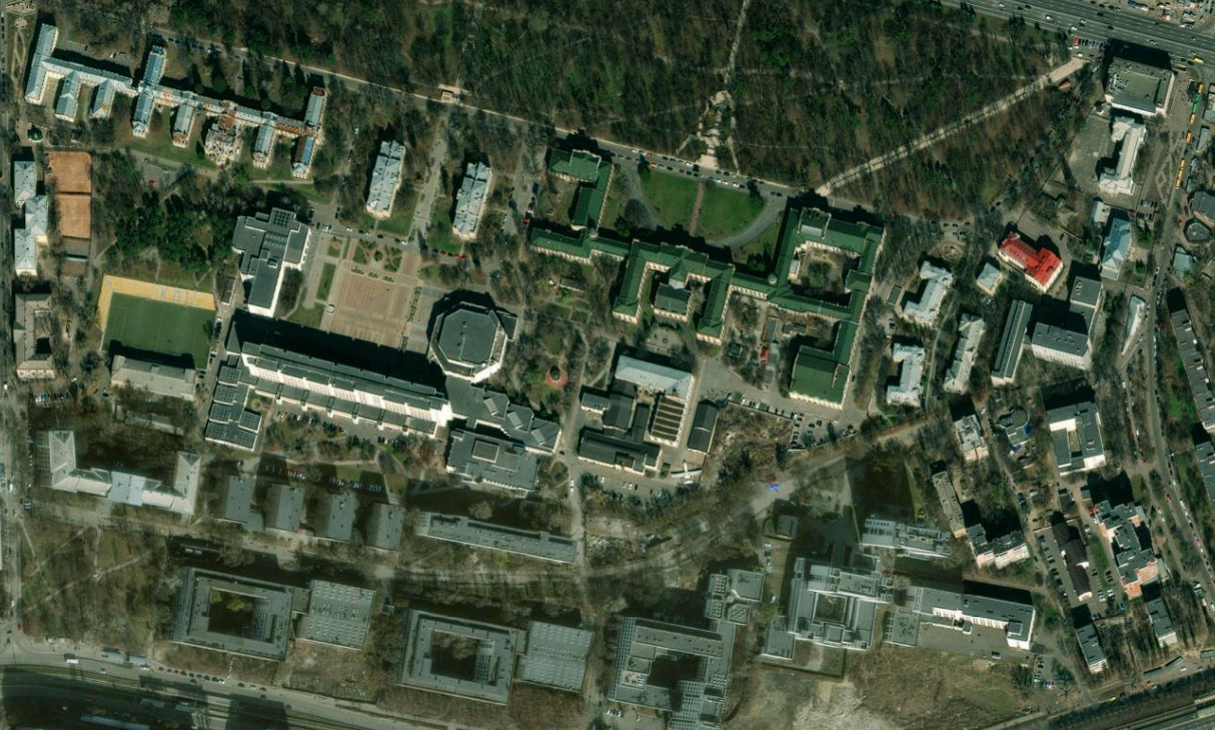
#> input picture Lab3/kpi_bing.png, 1215 x 730 px
$ python Lab3_bing.py
#> lines starting #> are read from the running program, lines starting #| are printed output that depends on the picture; after the words box and inside, x2 and y2 are one past the last pixel; in counts of white or black regions, pixels touching at a corner belong together
import cv2
import numpy as np
from matplotlib import pyplot as plt
import matplotlib
from shapely.geometry import Polygon

matplotlib.use('TkAgg')


def image_read(file_path):
#> called with file_path = 'kpi_bing.png'
    image = cv2.imread(file_path)
#> image is the input picture: shape (730, 1215, 3); mean B, G, R 61.1, 81.2, 68.3
    image = cv2.cvtColor(image, cv2.COLOR_BGR2RGB)

    plt.imshow(image)
    plt.axis('off')
    plt.title('Input Image')
    plt.show()
    return image


def gray_scale(image):
    gray = cv2.cvtColor(image, cv2.COLOR_RGB2GRAY)
    return gray


def equalize_histogram(image):
    gray = cv2.cvtColor(image, cv2.COLOR_RGB2GRAY)
    equalized = cv2.equalizeHist(gray)
    return equalized


def clahe_enhancement(image):
    gray = cv2.cvtColor(image, cv2.COLOR_RGB2GRAY)
    clahe = cv2.createCLAHE(clipLimit=2.0, tileGridSize=(8, 8))
    enhanced = clahe.apply(gray)

    return enhanced


def bilateral_filter(image):
    filtered = cv2.bilateralFilter(image, d=9, sigmaColor=75, sigmaSpace=75)
    return filtered


def gaussian_blur(image):
    blurred = cv2.GaussianBlur(image, (5, 5), 0)
    return blurred


def median_blur(image):
    return cv2.medianBlur(image, 3)


def segment_buildings(gray, method='adaptive'):
#> called with method = 'adaptive'
    if method == 'adaptive':
        bin_img = cv2.adaptiveThreshold(gray, 255, cv2.ADAPTIVE_THRESH_GAUSSIAN_C,
                                        cv2.THRESH_BINARY_INV, 221, 6)
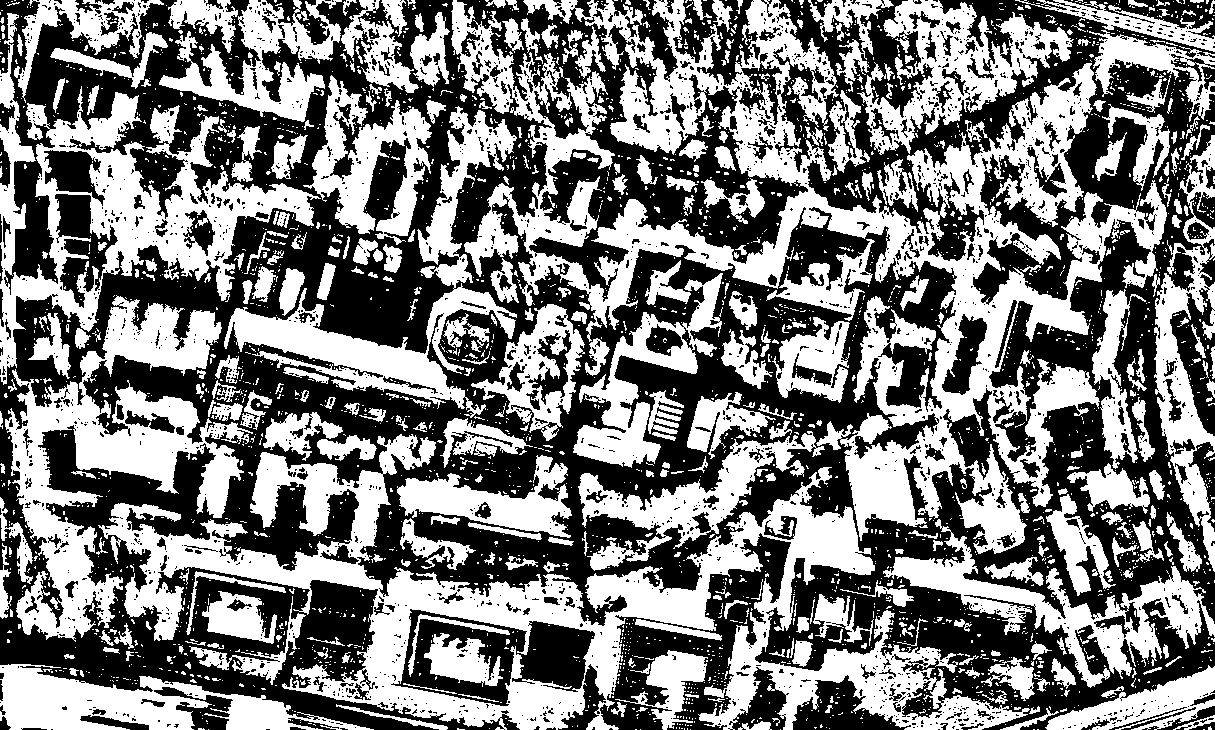
#> bin_img: shape (730, 1215); 48.7% white; 3093 white regions (2698 under 20 px), largest, box (x1, y1, x2, y2) and area: (451, 0, 1167, 554) 92228, (98, 434, 1030, 730) 64353, (5, 295, 253, 642) 28205
    else:
        raise ValueError("Method must be 'adaptive' or 'otsu' or 'canny'")

    plt.imshow(bin_img, cmap='gray')
    plt.axis('off')
    plt.title('Binary Image')
    plt.show()

    kernel_close = cv2.getStructuringElement(cv2.MORPH_RECT, (5, 5))
    kernel_open = cv2.getStructuringElement(cv2.MORPH_RECT, (11, 11))
    bin_img = cv2.morphologyEx(bin_img, cv2.MORPH_CLOSE, kernel_close, iterations=2)
#> bin_img: shape (730, 1215); 72.4% white; 366 black regions, largest, box (x1, y1, x2, y2) and area: (553, 355, 878, 499) 12754, (321, 242, 445, 352) 7871, (45, 431, 210, 537) 7155
    bin_img = cv2.morphologyEx(bin_img, cv2.MORPH_OPEN, kernel_open)
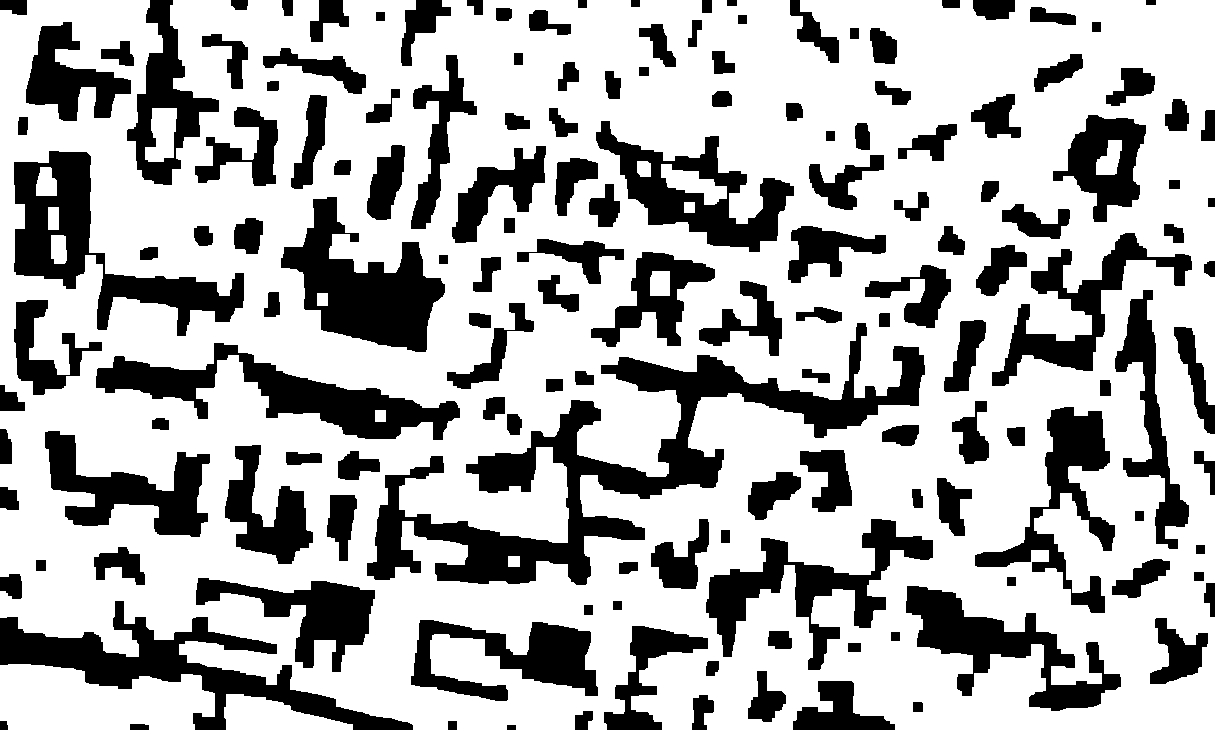
#> bin_img: shape (730, 1215); 69.7% white; 154 black regions, largest, box (x1, y1, x2, y2) and area: (367, 323, 925, 585) 30472, (0, 601, 413, 730) 13788, (14, 151, 244, 336) 12392
    bin_img = cv2.bitwise_not(bin_img)
#> bin_img: shape (730, 1215); 30.3% white; 154 white regions
    return bin_img


def find_contours(bin_img):
    contours, _ = cv2.findContours(bin_img, cv2.RETR_EXTERNAL, cv2.CHAIN_APPROX_SIMPLE)
    conts = []
    h, w = bin_img.shape
    min_area = 100
    max_area = h * w * 0.5
    approx_factor = 0.02

    for cnt in contours:
        area = cv2.contourArea(cnt)
        if area < min_area or area > max_area:
            continue

        epsilon = approx_factor * cv2.arcLength(cnt, True)
        approx = cv2.approxPolyDP(cnt, epsilon, True)
        if approx.shape[0] < 3:
            continue

        coords = [(int(pt[0][0]), int(pt[0][1])) for pt in approx]
        poly = Polygon(coords)
        if not poly.is_valid:
            continue

        bbox = poly.bounds  # minx, miny, maxx, maxy
        bbox_area = (bbox[2] - bbox[0]) * (bbox[3] - bbox[1]) if bbox[2] > bbox[0] and bbox[3] > bbox[1] else 1
        solidity = poly.area / bbox_area
        if solidity < 0.2:
            continue
        conts.append(poly)
    return conts


image = image_read('kpi_bing.png')


# image_filtered = bilateral_filter(image)

# image_better = gray_scale(image_filtered)

# image_better = equalize_histogram(image)
image_better = clahe_enhancement(image)
# image_better = median_blur(image_better)
# image_filtered = gaussian_blur(image_better)


plt.imshow(image_better, cmap='gray')
plt.axis('off')
plt.title('Enhanced Image')
plt.show()


bin_img = segment_buildings(image_better, method='adaptive')
plt.imshow(bin_img, cmap='gray')
plt.axis('off')
plt.title('Segmented Buildings')
plt.show()

contours = cv2.findContours(bin_img.copy(), cv2.RETR_EXTERNAL, cv2.CHAIN_APPROX_SIMPLE)[0]
#> contours = 154 contours; largest, box (x1, y1, x2, y2) and area: (367, 323, 925, 585) 28982, (14, 151, 244, 336) 13078, (0, 601, 413, 730) 13012, (281, 197, 445, 352) 11713, (96, 343, 460, 440) 11011
image_contours = image.copy()
cv2.drawContours(image_contours, contours, -1, (0, 255, 0), 2)
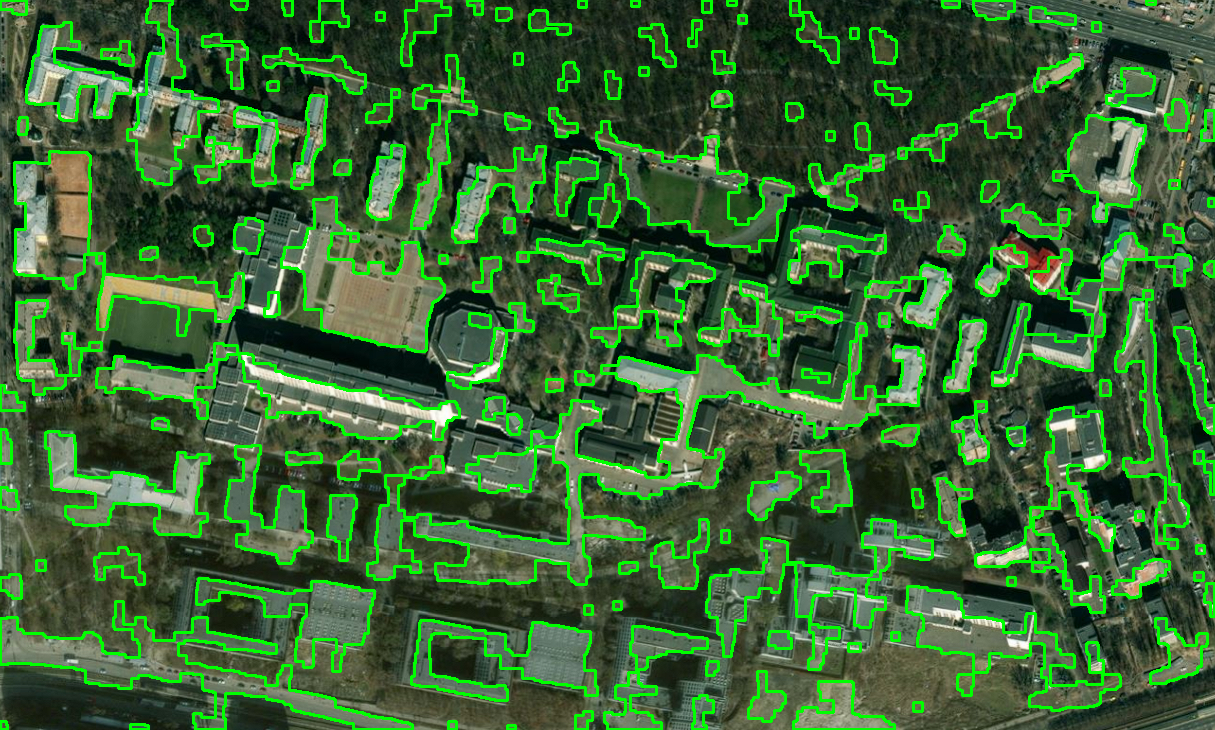
#> image_contours: shape (730, 1215, 3); mean R, G, B 58.4, 100.2, 52.3
plt.imshow(image_contours)
plt.axis('off')
plt.title('Detected Building Contours')
plt.show()

contours = find_contours(bin_img)
#> the loop in find_contours, `for cnt in contours:` made 154 passes
#> (area, epsilon, bbox, bbox_area, solidity) on passes 5, 7, 8: (229.5, 1.36, (575, 711, 592, 729), 306, 0.755), (468, 2.27, (692, 695, 713, 729), 714, 0.698), (2418.5, 6.6, (793, 681, 894, 729), 4848, 0.5)
#> after the loop in find_contours, `for cnt in contours:`: conts = 123 items
#> contours = 123 items
num_buildings = len(contours)
#> num_buildings = 123
print(f"Detected buildings: {num_buildings}")
#| Detected buildings: 123

image_contours = image.copy()
for poly in contours:
    coords = [(int(x), int(y)) for x,y in poly.exterior.coords]
    cv2.polylines(image_contours, [np.array(coords, dtype=np.int32)], True, (255, 0, 0), 2)
#> this loop made 123 passes
#> coords on passes 22, 25, 41: [(0, 487), (0, 507), (18, 509), (16, 490), (0, 487)], [(286, 452), (287, 464), (321, 462), (319, 453), (286, 452)], [(546, 379), (546, 391), (562, 390), (562, 379), (546, 379)]
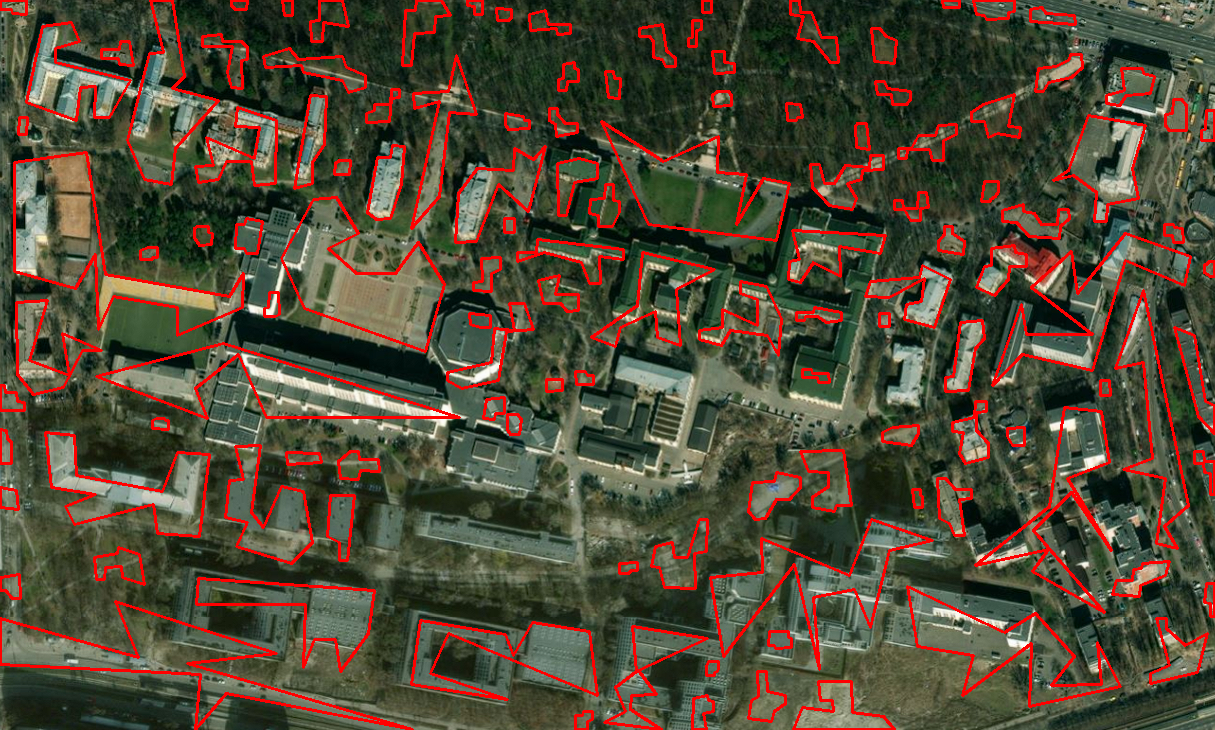
#> image_contours: shape (730, 1215, 3); mean R, G, B 83.3, 73.1, 54.9
plt.imshow(image_contours)
plt.axis('off')
plt.title('Detected Building Contours')
plt.show()

$ run again, with Lab3/kpi_google_earth.png copied over Lab3/kpi_bing.png
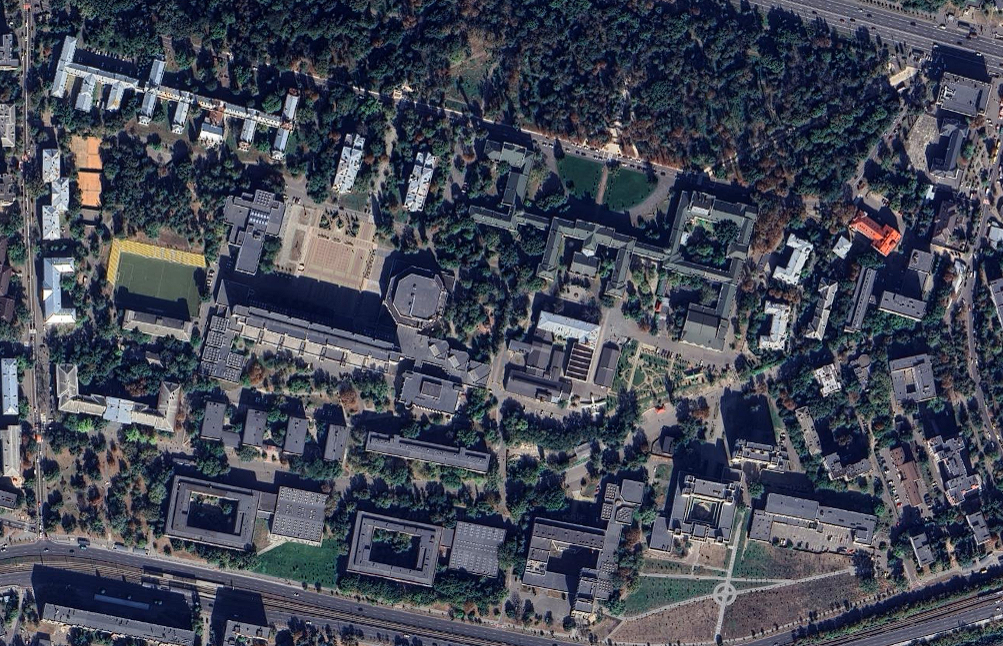
#> input picture Lab3/kpi_google_earth.png, 1003 x 646 px
#> in image_read, image is the input picture: shape (646, 1003, 3); mean B, G, R 85.8, 72.3, 68
#> in segment_buildings, `bin_img = cv2.morphologyEx(bin_img, cv2.MORPH_OPEN, kernel_open)`:
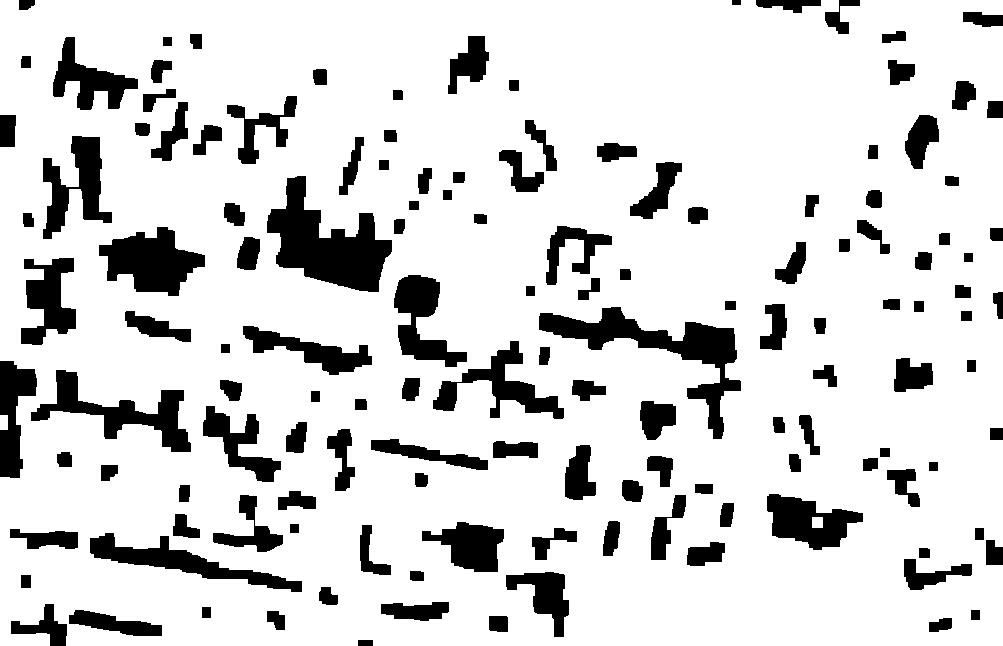
#> bin_img: shape (646, 1003); 83.9% white; 139 black regions, largest, box (x1, y1, x2, y2) and area: (267, 176, 392, 292) 7161, (539, 307, 741, 439) 6270, (99, 227, 205, 296) 4288
#> `contours = cv2.findContours(bin_img.copy(), cv2.RETR_EXTERNAL, cv2.CHA..`: contours = 139 contours; largest, box (x1, y1, x2, y2) and area: (267, 176, 392, 292) 6907, (539, 307, 741, 439) 5892, (99, 227, 205, 296) 4116, (31, 370, 191, 452) 3726, (90, 533, 302, 592) 3212
#> the loop in find_contours, `for cnt in contours:` made 139 passes
#> (area, epsilon, bbox, bbox_area, solidity) on passes 2, 4, 6, 8, 9, 10, 12, 14: (213.5, 1.34, (929, 618, 951, 631), 286, 0.706), (221, 1.35, (267, 611, 284, 629), 306, 0.732), (1161, 4.42, (69, 610, 161, 635), 2300, 0.445), (882.5, 3.91, (11, 604, 66, 645), 2255, 0.426), (864.5, 3.39, (381, 602, 448, 618), 1072, 0.868), (228.5, 1.32, (319, 587, 337, 604), 306, 0.721), (1763.5, 5.19, (506, 575, 564, 636), 3538, 0.474), (859, 4.09, (904, 559, 971, 589), 2010, 0.43)
#> after the loop in find_contours, `for cnt in contours:`: conts = 113 items
#> num_buildings = 113
#| Detected buildings: 113
#> the loop `for poly in contours:` made 113 passes
#> coords on passes 2, 8, 10, 26, 27, 37, 38: [(489, 616), (490, 630), (507, 631), (506, 616), (489, 616)], [(21, 575), (21, 587), (30, 587), (30, 575), (21, 575)], [(410, 571), (410, 579), (423, 580), (423, 572), (410, 571)], [(180, 485), (179, 501), (188, 501), (189, 485), (180, 485)], [(695, 484), (695, 492), (712, 493), (712, 484), (695, 484)], [(493, 443), (493, 457), (537, 457), (537, 443), (493, 443)], [(371, 440), (371, 449), (487, 469), (478, 457), (371, 440)]
#> after the loop `for poly in contours:`:
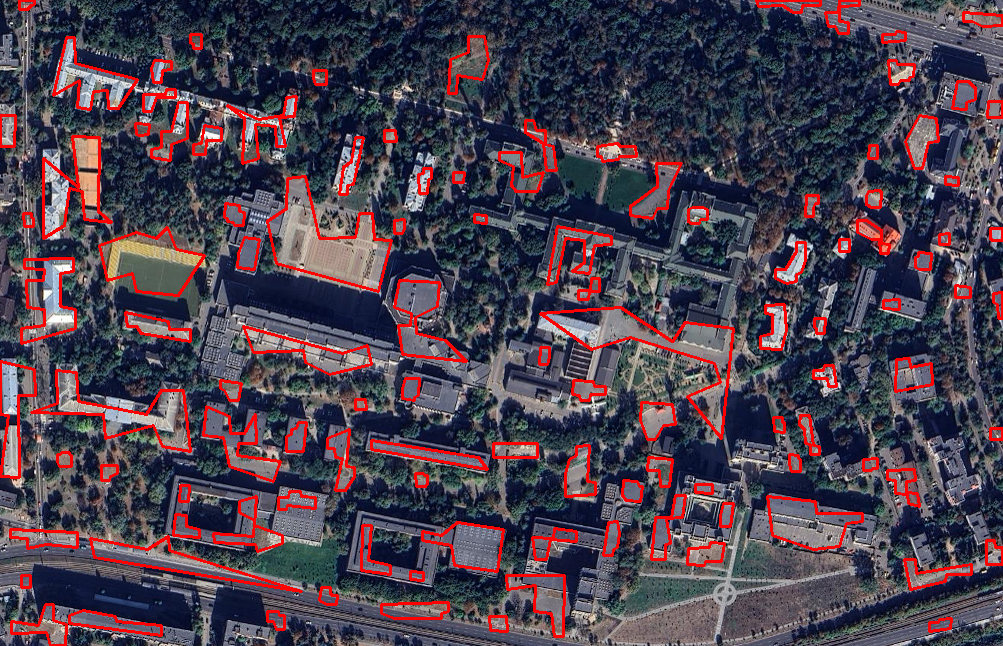
#> image_contours: shape (646, 1003, 3); mean R, G, B 77.9, 65.1, 77.9
